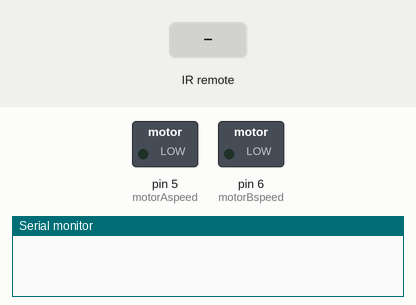
Recording of a sketch running on a simulated Arduino Uno, built with avr-gcc and run on an emulated ATmega328P. Shown: switched loads named in the sketch (green lamp = pin HIGH), the last lines printed to the serial monitor. Inputs (shaded band) come from the test bench.

Above: at 1.2 s.
1.3 s: infrared code 0xFF629D received
At 2.5 s:
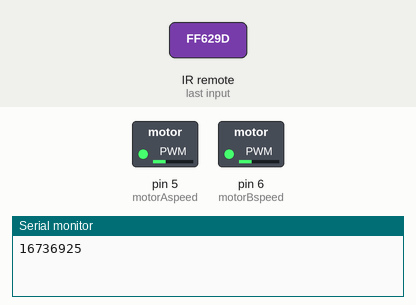
2.8 s: infrared code 0xFFC23D received
At 4.0 s:
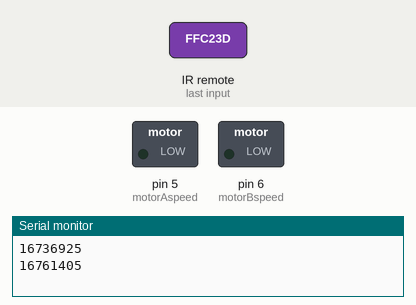
Timing chart, 0 to 5.8 s (numbered marks = the images above; inputs shaded):
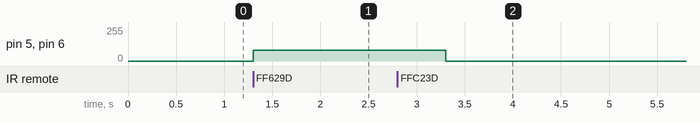

The sketch:

smart_robot_car_IR_remote.ino
```cpp
#include <IRremote.h>
 int RECV_PIN = 12;
 IRrecv irrecv(RECV_PIN);
 decode_results results;

   const int motorA1      = 3;
   const int motorA2      = 4;
   const int motorAspeed  = 5;
   const int motorB1      = 7;
   const int motorB2      = 8;
   const int motorBspeed  =6;
   int vSpeed = 80;
   int turn_speed = 90;

void setup() {
  Serial.begin(9600);
  irrecv.enableIRIn(); // Start the receiver

}

void loop() {

  if (irrecv.decode(&results)) {
    Serial.println(results.value, DEC);
    irrecv.resume(); // Receive the next value

    if (results.value == 16736925){
    forward();
    }

   if (results.value == 16754775){
    backward();
    }

    if (results.value == 16761405){
    Tright();
    delay(500);
    st();
    }

    if (results.value == 1386468383){
    Tleft();
    delay(500);
    st();
    }

     if (results.value == 16732845){
    st();
    }
}
}

void backward(){
   digitalWrite (motorA1,LOW);
   digitalWrite (motorA2,HIGH);
   digitalWrite (motorB1,LOW);
   digitalWrite (motorB2,HIGH);

  analogWrite (motorAspeed, vSpeed);
  analogWrite (motorBspeed, vSpeed);

   }

  void forward(){
  digitalWrite (motorA1,HIGH);
   digitalWrite (motorA2,LOW);
   digitalWrite (motorB1,HIGH);
   digitalWrite (motorB2,LOW);

  analogWrite (motorAspeed, vSpeed);
  analogWrite (motorBspeed, vSpeed);
  }

void Tleft(){
   digitalWrite (motorA1,HIGH);
   digitalWrite (motorA2,LOW);
   digitalWrite (motorB1,LOW);
   digitalWrite (motorB2,HIGH);

  analogWrite (motorAspeed, vSpeed);
  analogWrite (motorBspeed, vSpeed);
   }

  void Tright(){
   digitalWrite (motorA1,LOW);
   digitalWrite (motorA2,HIGH);
   digitalWrite (motorB1,HIGH);
   digitalWrite (motorB2,LOW);

  analogWrite (motorAspeed, vSpeed);
  analogWrite (motorBspeed, vSpeed);
  }

  void st(){
  analogWrite (motorAspeed, 0);
  analogWrite (motorBspeed, 0);
    }
```

Measured:
- after the input at 1.3 s, pin 5 (motorAspeed), pin 6 (motorBspeed): 0/255 → 80/255 at once
- after the input at 2.8 s, pin 5 (motorAspeed), pin 6 (motorBspeed): 80/255 → 0/255 after 0.50 s
